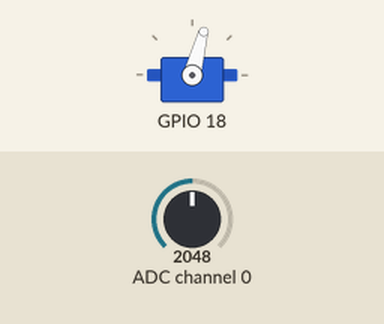
Recording of a program running on a simulated Raspberry Pi (BCM pin numbers). Shown: servo. Inputs (shaded band) come from the test bench; at power-on: ADC channel 0 = 2048 (analog values on the 0–4095 scale). Servo angles are drawn from the pulse width (0.5 ms = 0°, 2.5 ms = 180°).

Above: at 1.2 s.
1.3 s: ADC channel 0 set to 2866
At 2.1 s:
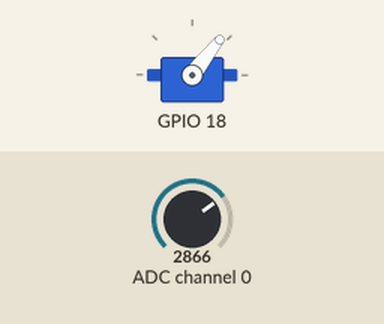
2.9 s: ADC channel 0 set to 3603
At 3.3 s:
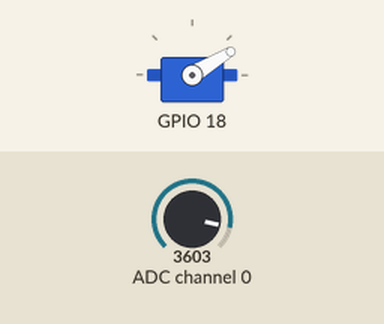
4.5 s: ADC channel 0 set to 4095
At 5.8 s:
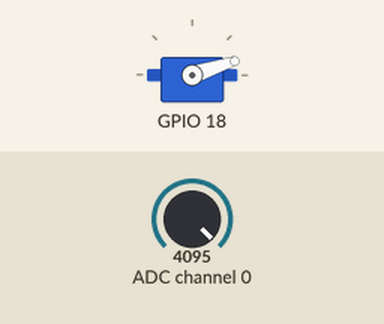
6.1 s: ADC channel 0 set to 1228
At 7.1 s:
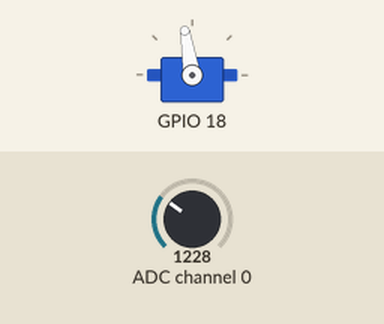
7.7 s: ADC channel 0 set to 491
At 8.4 s:
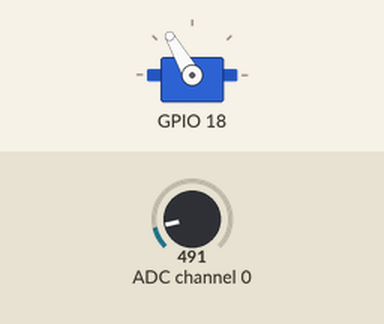
Timing chart, 0 to 10.3 s (numbered marks = the images above; inputs shaded):
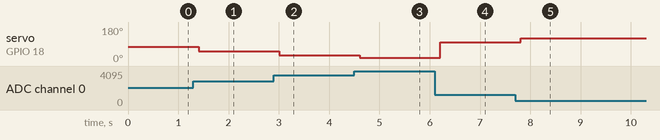

The program:

08-04-servo.py
```python
# -*- coding: utf-8 -*-
import RPi.GPIO as GPIO
from time import sleep
import wiringpi2 as wiringpi

# MCP3208からSPI通信で12ビットのデジタル値を取得。0から7の8チャンネル使用可
def readadc(adcnum, clockpin, mosipin, misopin, cspin):
    if adcnum > 7 or adcnum < 0:
        return -1
    GPIO.output(cspin, GPIO.HIGH)
    GPIO.output(clockpin, GPIO.LOW)
    GPIO.output(cspin, GPIO.LOW)

    commandout = adcnum
    commandout |= 0x18  # スタートビット＋シングルエンドビット
    commandout <<= 3    # LSBから8ビット目を送信するようにする
    for i in range(5):
        # LSBから数えて8ビット目から4ビット目までを送信
        if commandout & 0x80:
            GPIO.output(mosipin, GPIO.HIGH)
        else:
            GPIO.output(mosipin, GPIO.LOW)
        commandout <<= 1
        GPIO.output(clockpin, GPIO.HIGH)
        GPIO.output(clockpin, GPIO.LOW)
    adcout = 0
    # 13ビット読む（ヌルビット＋12ビットデータ）
    for i in range(13):
        GPIO.output(clockpin, GPIO.HIGH)
        GPIO.output(clockpin, GPIO.LOW)
        adcout <<= 1
        if i>0 and GPIO.input(misopin)==GPIO.HIGH:
            adcout |= 0x1
    GPIO.output(cspin, GPIO.HIGH)
    return adcout

def servo_duty_hwpwm(val):
    val_min = 0
    val_max = 4095
    # デューティ比0%を0、100%を1024として数値を入力
    servo_min = 36   # 50Hz(周期20ms)、デューティ比3.5%: 3.5*1024/100=約36
    servo_max = 102  # 50Hz(周期20ms)、デューティ比10%: 10*1024/100=約102
    duty = int((servo_min-servo_max)*(val-val_min)/(val_max-val_min) + servo_max)
    # 一般的なサーボモーターはこちらを有効に
    #duty = int((servo_max-servo_min)*(val-val_min)/(val_max-val_min) + servo_min)
    return duty

GPIO.setmode(GPIO.BCM)
# ピンの名前を変数として定義
SPICLK = 11
SPIMOSI = 10
SPIMISO = 9
SPICS = 8
# SPI通信用の入出力を定義
GPIO.setup(SPICLK, GPIO.OUT)
GPIO.setup(SPIMOSI, GPIO.OUT)
GPIO.setup(SPIMISO, GPIO.IN)
GPIO.setup(SPICS, GPIO.OUT)

wiringpi.wiringPiSetupGpio() # GPIO名で番号を指定する
wiringpi.pinMode(18, wiringpi.GPIO.PWM_OUTPUT) # PWM出力を指定
wiringpi.pwmSetMode(wiringpi.GPIO.PWM_MODE_MS) # 周波数を固定するための設定
wiringpi.pwmSetClock(375) # 50 Hz。ここには 18750/(周波数) の計算値に近い整数を入れる
# PWMのピン番号18とデフォルトのパルス幅をデューティ100%を1024として指定。
# ここでは6.75%に対応する69を指定
wiringpi.pwmWrite(18, 69)

adc_pin0 = 0

try:
    while True:
        inputVal0 = readadc(adc_pin0, SPICLK, SPIMOSI, SPIMISO, SPICS)
        duty = servo_duty_hwpwm(inputVal0)
        wiringpi.pwmWrite(18, duty)
        sleep(0.2)

except KeyboardInterrupt:
    pass

GPIO.cleanup()
```

Measured:
- after the input at 1.3 s, servo on GPIO 18: 75° → 52° after 0.10 s
- after the input at 2.9 s, servo on GPIO 18: 52° → 31° after 0.10 s
- after the input at 4.5 s, servo on GPIO 18: 31° → 18° after 0.11 s
- after the input at 6.1 s, servo on GPIO 18: 18° → 99° after 0.11 s
- after the input at 7.7 s, servo on GPIO 18: 99° → 120° after 0.11 s
